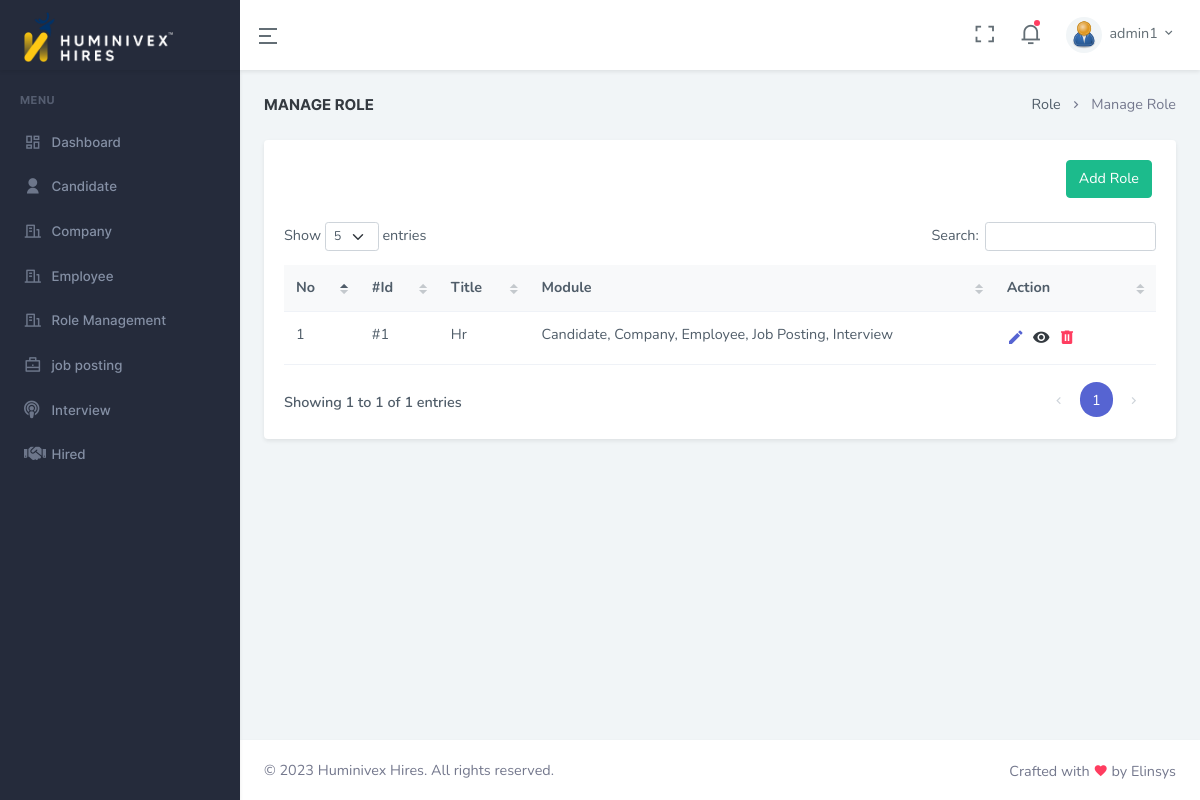
The app's page /admin/list_role.php (signed in) with its own data.
### tables this page shows
CREATE TABLE `roles` (
  `id` int(11) NOT NULL,
  `admin_id` int(11) NOT NULL COMMENT 'refer to required id',
  `title` varchar(255) NOT NULL,
  `role` longtext NOT NULL CHECK (json_valid(`role`)),
  `is_active` int(11) NOT NULL DEFAULT 1,
  `is_delete` int(11) NOT NULL DEFAULT 0,
  `created_at` datetime NOT NULL DEFAULT current_timestamp(),
  `updated_at` datetime NOT NULL DEFAULT current_timestamp()
);

### config.php (called while the page is built, shortened)
<?php
$base_url = "http://localhost/huminivexhires/";
?>

### controller/role.php (called while the page is built, shortened)
<?php
class Roles{
	public $con;
	function __construct(){
		include("../db_connect.php");
		$this->con = $con;
	}
	public function getAllRoles(){
		$admin_id = $_SESSION['admin_id'];
		$sql = "select id,title,role from roles where is_delete = 0 and admin_id = ".$admin_id." order by id desc";
		$query = mysqli_query($this->con,$sql);
		$data = array();
		if(mysqli_num_rows($query)>0)
		{
			while($row = mysqli_fetch_assoc($query)){
				$data[] = $row;
			}
		}
		return $data;
	}
	public function getModulesByModuleIds($moduleIds)
	{
		$sql ="select title from modules where id IN({$moduleIds})";
        $query = mysqli_query($this->con,$sql);
        $data = "";
		if(mysqli_num_rows($query)>0)
		{
			while($row = mysqli_fetch_assoc($query)){
				$data .= $row['title'] . ", ";
			}
			$data = rtrim($data,', ');
		}
		return $data;
	}
}

### admin/list_role.php (the view, shortened to what this page needs)
    <?php include_once("header.php");?>
    <?php include_once("../controller/role.php");?>
    <?php include_once("css.php");?>
    </head>
    <body data-sidebar="dark">
        <div id="layout-wrapper">
         <?php include_once("sidebar.php");?>
            <div class="main-content">
                <div class="page-content">
                    <div class="container-fluid">
                        <div class="row">
                            <div class="col-12">
                                <div class="page-title-box d-sm-flex align-items-center justify-content-between">
                                    <h4 class="mb-sm-0">Manage Role</h4>
                                    <div class="page-title-right">
                                        <ol class="breadcrumb m-0">
                                            <li class="breadcrumb-item"><a href="<?php echo $base_url;?>admin/list_role.php">Role</a></li>
                                            <li class="breadcrumb-item active">Manage Role</li>
                                        </ol>
                                    </div>
                                </div>
                            </div>
                        </div>
                        <div class="row">
                            <div class="col-lg-12">
                                <div class="card">
                                    <div class="card-body">
                                        <div class="col-sm-12 mt-0 mb-4 text-end">
                                            <a href="<?php echo $base_url.'admin/add_role.php';?>" class="btn btn-success waves-effect waves-light me-1">Add Role</a>
                                        </div>
                                        <div class="table-responsive">
                                            <table class="table table-centered datatable dt-responsive nowrap" data-bs-page-length="10" style="border-collapse: collapse; border-spacing: 0; width: 100%;">
                                                <thead class="table-light">
                                                    <tr>
                                                        <th>No</th>
                                                        <th>#Id</th>
                                                        <th>Title</th>
                                                        <th>Module</th>
                                                        <th style="width: 120px;">Action</th>
                                                    </tr>
                                                </thead>
                                                <tbody>
                                                    <?php
                                                        $roleObj = new roles();
                                                        $roles =  $roleObj->getAllRoles();
                                                        if(!empty($roles))
                                                        {
                                                            $count = 1;
                                                            foreach($roles as $role)
                                                            {
                                                                $moduleIds = implode(",",json_decode($role['role']));
                                                                $modules = $roleObj->getModulesByModuleIds($moduleIds);
                                                     ?>
                                                     <tr>
                                                        <td><?php echo $count++;?></td>
                                                        <td>#<?php echo $role['id'];?></td>
                                                        <td><?php echo $role['title'];?></td>
                                                        <td><?php echo $modules;?></td>
                                                        <td id="tooltip-container1">
                                                            <a href="<?php echo $base_url.'admin/edit_role.php?id='. $role['id']?>" class="text-primary me-1" data-bs-container="#tooltip-container1" data-bs-toggle="tooltip" data-bs-placement="top" title="Edit"><i class="mdi mdi-pencil font-size-18"></i></a>
                                                            <a href="<?php echo $base_url.'admin/role_detail.php?id='.$role['id'];?>" class="text-dark me-1" data-bs-container="#tooltip-container1" data-bs-toggle="tooltip" data-bs-placement="top" title="View"><i class="mdi mdi-eye font-size-18"></i></a>
                                                            <a href="javascript:void(0);" onclick="deleteRoleById(<?php echo $role['id'];?>)" class="text-danger" data-bs-container="#tooltip-container1" data-bs-toggle="tooltip" data-bs-placement="top" title="Delete"><i class="mdi mdi-trash-can font-size-18"></i></a>
                                                        </td>
                                                    </tr>
                                                     <?php
                                                            }
                                                        }
                                                    ?>
                                                </tbody>
                                            </table>
                                        </div>
                                    </div>
                                </div>
                            </div>
                        </div>
                    </div>
                </div>
                <footer class="footer">
                    <div class="container-fluid">
                        <div class="row">
                            <div class="col-sm-6">
                                © <script>document.write(new Date().getFullYear())</script> Huminivex Hires. All rights reserved.
                            </div>
                            <div class="col-sm-6">
                                <div class="text-sm-end d-none d-sm-block">
                                    Crafted with <i class="mdi mdi-heart text-danger"></i> by Elinsys
                                </div>
                            </div>
                        </div>
                    </div>
                </footer>
            </div>
        </div>
    </body>
</html>

### records on screen
roles: id "1", title "Hr", modules "Candidate, Company, Employee, Job Posting, Interview"

### other values on screen
$_SESSION['recruiter'] "admin1"
